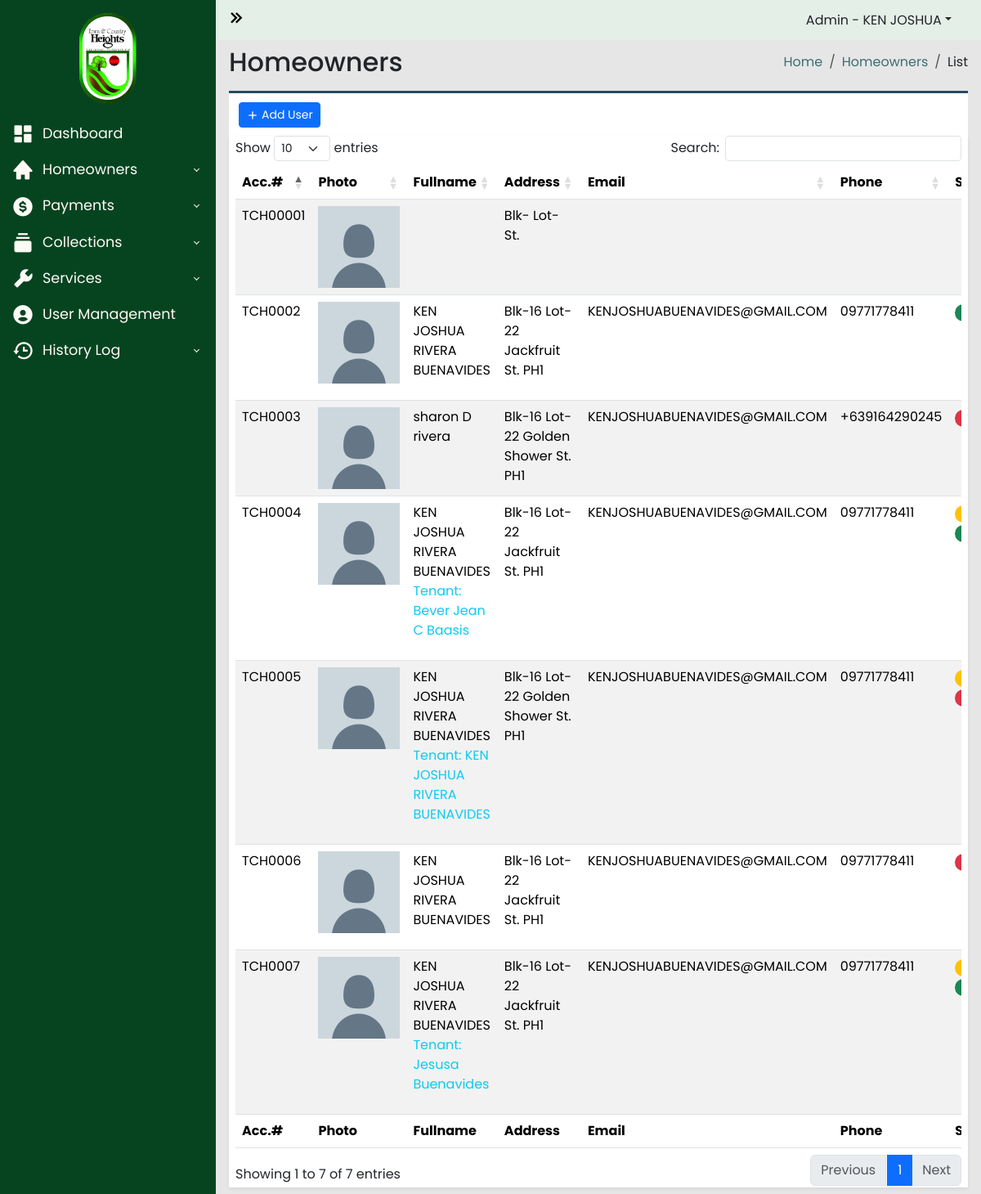
Page /admin-panel/homeowners.php (signed in) on the committed database.
### tables this page shows
CREATE TABLE `homeowners_users` (
  `id` int(100) NOT NULL,
  `account_number` varchar(100) NOT NULL,
  `username` varchar(100) NOT NULL,
  `password` varchar(100) NOT NULL,
  `firstname` varchar(100) NOT NULL,
  `lastname` varchar(100) NOT NULL,
  `middle_initial` varchar(100) NOT NULL,
  `email` varchar(100) NOT NULL,
  `phone_number` varchar(100) NOT NULL,
  `blk` varchar(100) NOT NULL,
  `lot` varchar(100) NOT NULL,
  `street` varchar(100) NOT NULL,
  `phase` varchar(100) NOT NULL,
  `status` varchar(100) NOT NULL,
  `tenant_name` varchar(100) NOT NULL
);

### admin-panel/homeowners.php (the view, shortened to what this page needs)
<?php
require_once("../includes/header.php");
?>
<?php
$server = new Server;
$server->adminAuthentication();
?>
<body>
	<div class="wrapper">
		<?php
		require_once("../includes/sidebar.php");
		?>
		<div class="main">
			<?php
			require_once("../includes/navbar.php");
			?>
			<main class="content px-3 py-2">
				<section class="content-header d-flex justify-content-between align-items-center mb-3">
					<h2 class="">Homeowners</h2>
					<ol class="breadcrumb mb-0">
						<li class="breadcrumb-item"><a href="#">Home</a></li>
						<li class="breadcrumb-item"><a href="#">Homeowners</a></li>
						<li class="breadcrumb-item">List</li>
					</ol>
				</section>
				<section class="main-content">
					<div class="row">
						<div class="col-xs-12">
							<div class="box">
								<div class="header-box container-fluid d-flex align-items-center">
									<a href="#addHomeowners" data-bs-toggle="modal" class="btn btn-primary btn-sm btn-flat"><i class='bx bx-plus bx-xs bx-tada-hover'></i>Add User</a>
								</div>
								<div class="body-box shadow-sm">
									<div class="table-responsive mx-2">
										<table id="homeownersTable" class="table table-striped" style="width:100%">
											<thead>
												<tr>
													<th width="10%">Acc.#</th>
													<th width="20%">Photo</th>
													<th width="40%">Fullname</th>
													<th width="40%">Address</th>
													<th width="20%">Email</th>
													<th width="20%">Phone</th>
													<th width="20%">Status</th>
												</tr>
											</thead>
											<tbody>
												<?php
												$query = "SELECT * FROM homeowners_users";
												$connection = $server->openConn();
												$stmt = $connection->prepare($query);
												$stmt->execute();
												while ($result = $stmt->fetch()) {
													$account_number = $result['account_number'];
													$firstname = $result['firstname'];
													$lastname = $result['lastname'];
													$middle_initial = $result['middle_initial'];
													$blk = $result['blk'];
													$lot = $result['lot'];
													$street = $result['street'];
													$phase = $result['phase'];
													$status = $result['status'];
													$email = $result['email'];
													$phone_number = $result['phone_number'];
													$tenant_name = $result['tenant_name'];
												?>
													<tr>
														<td><?php echo $account_number; ?></td>
														<td>
															<div class="profile-container"><img class="profile-image" src="../uploads/default-profile.png"></div>
														</td>
														<td>
															<?php
															if($tenant_name == ""){
																$tenant_name = "";
															} else {
																$tenant_name = "Tenant: ". $tenant_name;
															}
															echo $firstname . " " . $middle_initial . " " . $lastname. "<br><p class='text-info'>".$tenant_name."</p>";
															?>
														</td>
														<td><?php echo "Blk-" . $blk . " Lot-" . $lot . " " . $street . " St. " . $phase; ?></td>
														<td><?php echo $email; ?></td>
														<td><?php echo $phone_number; ?></td>
														<td>
															<?php
															if($status == 'Member'){
																?>
																<span class="badge rounded-pill text-bg-success"><?php echo $status; ?></span>
																<?php
															} elseif ($status == 'Non-member') {
																?>
																<span class="badge rounded-pill text-bg-danger"><?php echo $status; ?></span>
																<?php
															} elseif($status == 'Tenant - Member') {
																?>
																<span class="badge rounded-pill text-bg-warning">Tenant</span>
																<span class="badge rounded-pill text-bg-success">Member</span>
																<?php
															} elseif($status == 'Tenant - Non-member'){
																?>
																<span class="badge rounded-pill text-bg-warning">Tenant</span>
																<span class="badge rounded-pill text-bg-danger">Non-Member</span>
																<?php
															}
														  ?>
													</td>
													</tr>
												<?php
												}
												?>
											</tbody>
											<tfoot>
												<tr>
													<th width="10%">Acc.#</th>
													<th width="20%">Photo</th>
													<th width="40%">Fullname</th>
													<th width="40%">Address</th>
													<th width="20%">Email</th>
													<th width="30%">Phone</th>
													<th width="30%">Status</th>
												</tr>
											</tfoot>
										</table>
									</div>
								</div>
							</div>
						</div>
					</div>
				</section>
			</main>
		</div>
	</div>
	<?php
	include("../includes/footer.php");
	?>

### includes/header.php (shortened to what this page needs)
<!DOCTYPE html>
<html lang="en">
<head>
  <link rel="stylesheet" href="https://cdnjs.cloudflare.com/ajax/libs/twitter-bootstrap/5.3.0/css/bootstrap.min.css">
  <link rel="stylesheet" href="https://cdn.datatables.net/1.13.7/css/dataTables.bootstrap5.min.css">
  <link href="https://cdn.jsdelivr.net/npm/bootstrap@5.3.2/dist/css/bootstrap.min.css" rel="stylesheet">
  <link href="https://unpkg.com/boxicons@2.1.4/css/boxicons.min.css" rel="stylesheet" />
  <link rel="stylesheet" href="../styles/general.css">
  <link rel="stylesheet" href="../styles/admin-dashboard.css">
  <link rel="stylesheet" href="../styles/login.css">
  <link rel="stylesheet" href="../styles/signup.css">
</head>

### includes/sidebar.php (shortened to what this page needs)
<aside id="sidebar">
  <div class="">
    <div class="sidebar-logo">
      <a href="#"><img class="logo-img" src="../img/logo.png" alt=""></a>
    </div>
    <ul class="sidebar-nav">
      <li class="sidebar-item">
        <div class="d-grid">
          <button class="btn dashboard-btn btn-sidebar btn-dashboard">
            <a href="../admin-panel/dashboard.php" class="sidebar-link "><i class="bx bxs-dashboard"></i>Dashboard</a>
          </button>
        </div>
      </li>
      <li class="sidebar-item">
        <div class="d-grid">
          <button class="btn btn-sidebar btn-dashboard-dropdown btn-homeowners">
            <a href="#" class="sidebar-link collapsed" type="button" data-bs-toggle="collapse" data-bs-target="#sidebar-dropdown-homeowners"><i class="bx bxs-home"></i>Homeowners</i></a>
          </button>
        </div>
      </li>
      <li class="sidebar-item">
        <div class="d-grid">
          <button class="btn btn-sidebar btn-dashboard-dropdown">
            <a href="#" class="sidebar-link collapsed sidebar-dropdown-btn" type="button" data-bs-toggle="collapse" data-bs-target="#sidebar-dropdown-payments"><i class="bx bxs-dollar-circle"></i>Payments</a>
          </button>
        </div>
      </li>
      <li class="sidebar-item">
        <div class="d-grid">
          <button class="btn btn-sidebar btn-dashboard-dropdown">
            <a href="#" class="sidebar-link collapsed sidebar-dropdown-btn" data-bs-toggle="collapse" data-bs-target="#sidebar-dropdown-collections"><i class="bx bxs-collection"></i>Collections</a>
          </button>
        </div>
      </li>
      <li class="sidebar-item">
        <div class="d-grid">
          <button class="btn btn-sidebar btn-dashboard-dropdown">
            <a href="#" class="sidebar-link collapsed sidebar-dropdown-btn" data-bs-toggle="collapse" data-bs-target="#sidebar-dropdown-services"><i class="bx bxs-wrench"></i>Services</a>
          </button>
        </div>
      </li>
      <li class="sidebar-item">
        <div class="d-grid">
          <button class="btn user-btn btn-sidebar btn-dashboard">
            <a href="../admin-panel/user.php" class="sidebar-link "><i class="bx bxs-user-circle"></i>User Management</a>
          </button>
        </div>
      </li>
      <li class="sidebar-item">
        <div class="d-grid">
          <button class="btn btn-sidebar btn-dashboard-dropdown">
            <a href="#" class="sidebar-link collapsed sidebar-dropdown-btn" data-bs-toggle="collapse" data-bs-target="#sidebar-dropdown-history"><i class="bx bx-history"></i>History Log</a>
          </button>
        </div>
      </li>
    </ul>
  </div>
</aside>

### includes/navbar.php (shortened to what this page needs)
<nav class="navbar navbar-expand-lg">
        <div class="container-fluid">
          <button id="sidebar-toggler-btn" type="button">
            <i id="chevron-right" class="bx bx-chevrons-right fs-3"></i>
          </button>
          <div class="navbar-collapse collapse" id="navbar-collapse">
            <div class="nav-item dropdown me-4">
              <a href="#" class="nav-link dropdown-toggle" role="button" data-bs-toggle="dropdown">Admin - <?php echo $_SESSION['firstname']; ?></a>
            </div>
          </div>
        </div>
      </nav>

### includes/footer.php (shortened to what this page needs)
</body>
</html>

### styles/general.css (style rules this page uses)
* { padding: 0; margin: 0; box-sizing: border-box; font-family: Poppins, sans-serif; }

### styles/admin-dashboard.css (style rules this page uses)
* { padding: 0; margin: 0; box-sizing: border-box; font-family: Poppins, sans-serif; }
body { background-image: url("../img/town_and_country_heights.jpg"); background-size: cover; background-repeat: no-repeat; background-attachment: fixed; }
.wrapper { display: flex; align-items: stretch; width: 100%; overflow: hidden; min-height: 100vh; }
.main { background-color: #e6e6e6; margin-left: 264px; transition: 0.6s ease; }
#sidebar { position: fixed; top: 0; bottom: 0; max-width: 264px; min-width: 264px; background-color: #064420; transition: 0.6s ease; }
.main { display: flex; flex-direction: column; width: 100%; overflow: hidden; }
.navbar { background-color: #E4EFE7; }
.sidebar-logo { margin: 1rem 2rem; display: flex; justify-content: center; }
.sidebar-logo a { text-decoration: none; color: #FAF1E6; font-size: 2rem; }
.logo-img { height: 110px; }
#sidebar-toggler-btn { border: none; background-color: transparent; }
.sidebar-nav { flex-grow: 1; list-style: none; padding-left: 0; }
.sidebar-link { text-decoration: none; font-size: 1.1rem; display: block; padding: 6px 12px; }
.bxs-dashboard, .bxs-home, .bxs-dollar-circle, .bxs-collection, .bxs-wrench, .bxs-user-circle, .bx-history { margin-right: 10px; vertical-align: middle; font-size: 1.75rem; }
.sidebar-link, .bxs-dashboard { color: #FDFAF6; }
.sidebar-link[data-bs-toggle="collapse"]::after { border: solid; border-width: 0 .075rem .075rem 0; content: ""; display: inline-block; padding: 2px; position: absolute; right: 1.2rem; top: 1rem; transform: rotate(-135deg); transition: all .2s ease-out; }
.sidebar-link[data-bs-toggle="collapse"].collapsed::after { transform: rotate(45deg); transition: all .2s ease-out; }
.btn-dashboard, .btn-dashboard-dropdown { padding: 0px; text-align: left; position: relative; border: 2px solid transparent !important; }
h2 { margin: 0; }
.breadcrumb-item a { text-decoration: none; color: #3C6E71; }
.header-box { height: 55px; background-color: white; border-top: solid 3px #284B63; }
.bx-plus { vertical-align: middle; margin-right: 3px; }
.body-box { background-color: white; }
.profile-image { height: 100px; width: 100px; object-fit: cover; }

### styles/login.css (style rules this page uses)
* { font-family: 'Poppins', sans-serif; }

### styles/signup.css (style rules this page uses)
* { font-family: 'Poppins', sans-serif; }

### rows in the picture
homeowners_users: account_number "TCH00001"
homeowners_users: account_number "TCH0002", firstname "KEN JOSHUA", middle_initial "RIVERA", lastname "BUENAVIDES", blk "16", lot "22", street "Jackfruit", phase "PH1", email "KENJOSHUABUENAVIDES@GMAIL.COM", phone_number "09771778411"
homeowners_users: account_number "TCH0003", firstname "sharon", middle_initial "D", lastname "rivera", blk "16", lot "22", street "Golden Shower", phase "PH1", email "KENJOSHUABUENAVIDES@GMAIL.COM", phone_number "+639164290245"
homeowners_users: account_number "TCH0004", firstname "KEN JOSHUA", middle_initial "RIVERA", lastname "BUENAVIDES", tenant_name "Tenant: Bever Jean C Baasis", blk "16", lot "22", street "Jackfruit", phase "PH1", email "KENJOSHUABUENAVIDES@GMAIL.COM", phone_number "09771778411"
homeowners_users: account_number "TCH0005", firstname "KEN JOSHUA", middle_initial "RIVERA", lastname "BUENAVIDES", tenant_name "Tenant: KEN JOSHUA RIVERA BUENAVIDES", blk "16", lot "22", street "Golden Shower", phase "PH1", email "KENJOSHUABUENAVIDES@GMAIL.COM", phone_number "09771778411"
homeowners_users: account_number "TCH0006", firstname "KEN JOSHUA", middle_initial "RIVERA", lastname "BUENAVIDES", blk "16", lot "22", street "Jackfruit", phase "PH1", email "KENJOSHUABUENAVIDES@GMAIL.COM", phone_number "09771778411"
homeowners_users: account_number "TCH0007", firstname "KEN JOSHUA", middle_initial "RIVERA", lastname "BUENAVIDES", tenant_name "Tenant: Jesusa Buenavides", blk "16", lot "22", street "Jackfruit", phase "PH1", email "KENJOSHUABUENAVIDES@GMAIL.COM", phone_number "09771778411"

### other values in the picture
$_SESSION['firstname'] "KEN JOSHUA"
